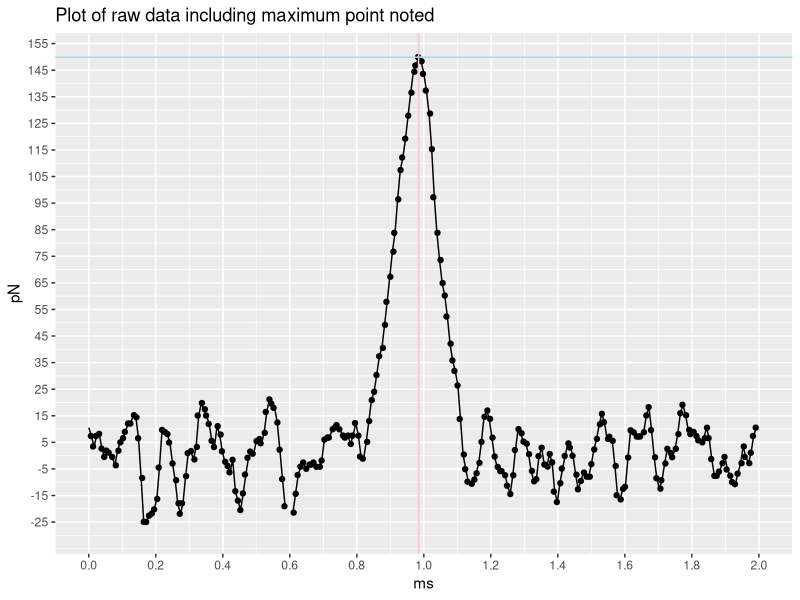
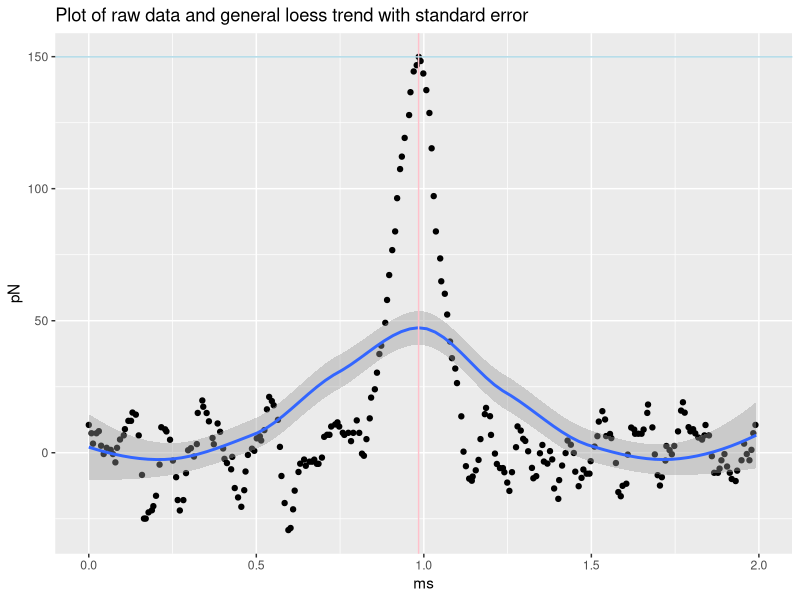
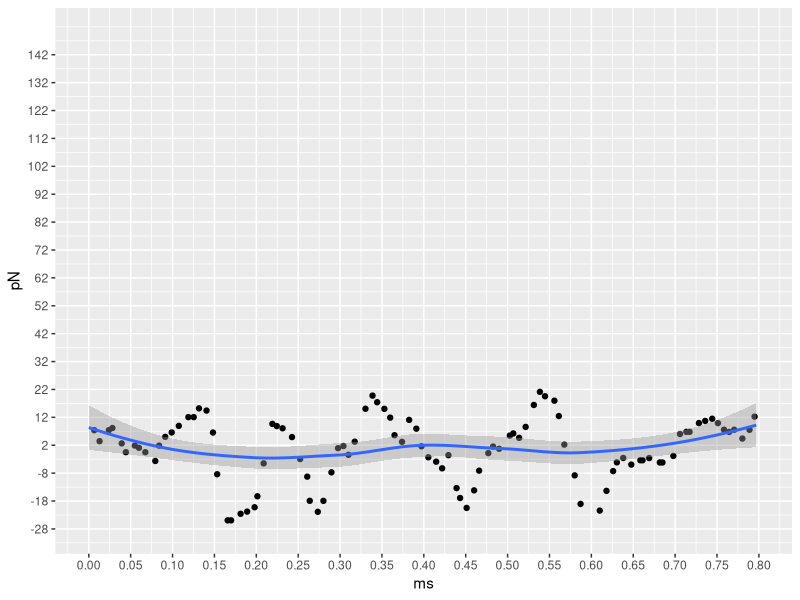
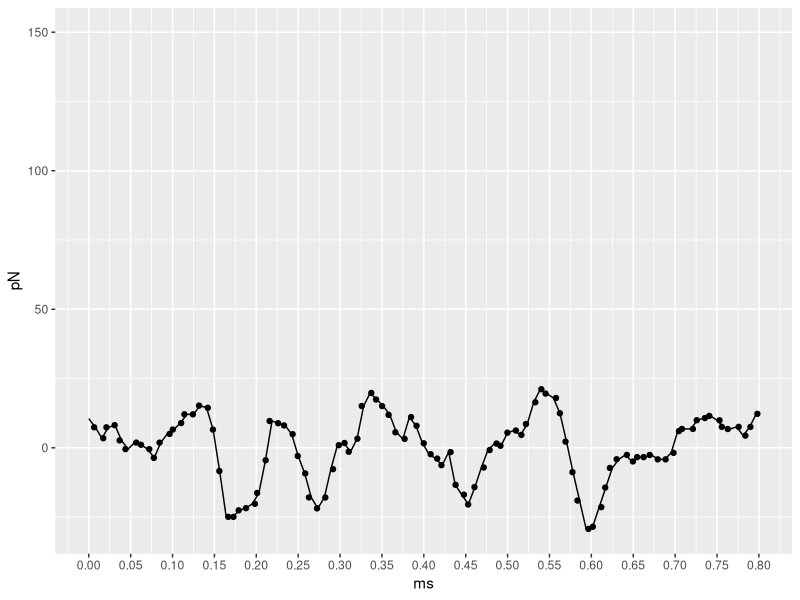
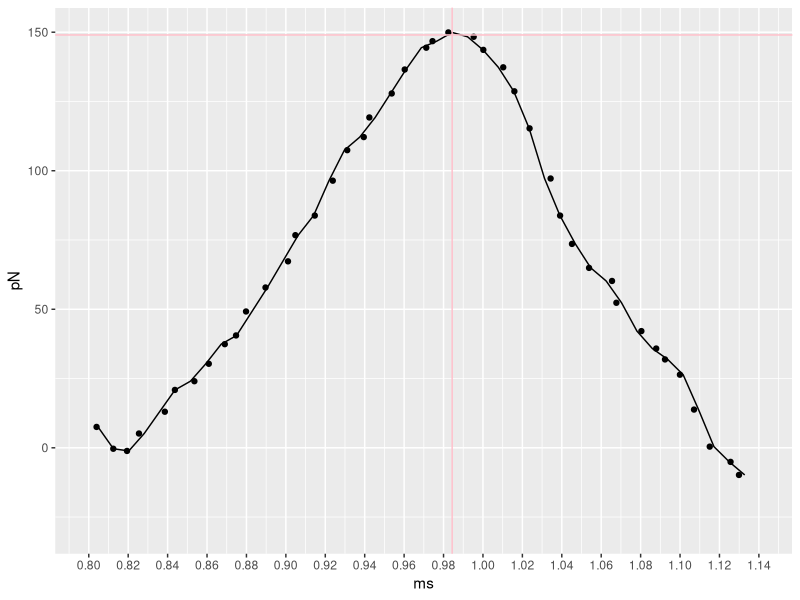
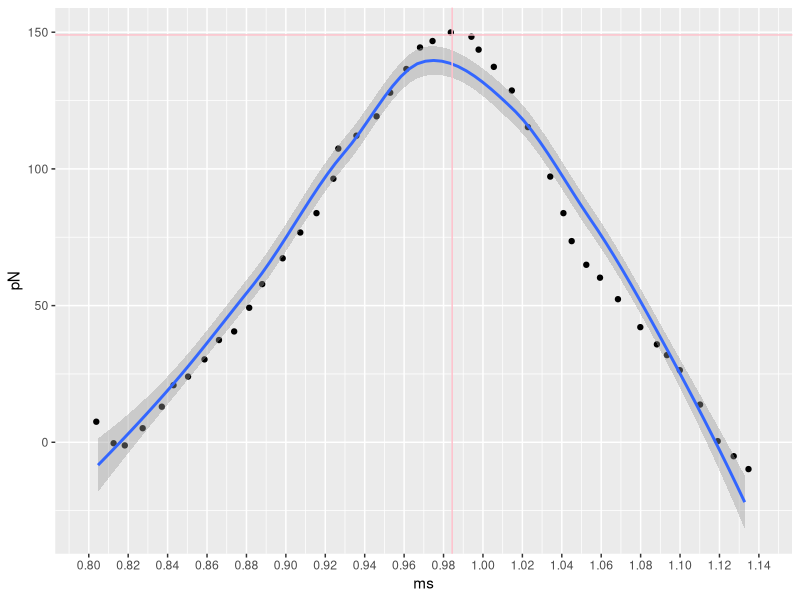
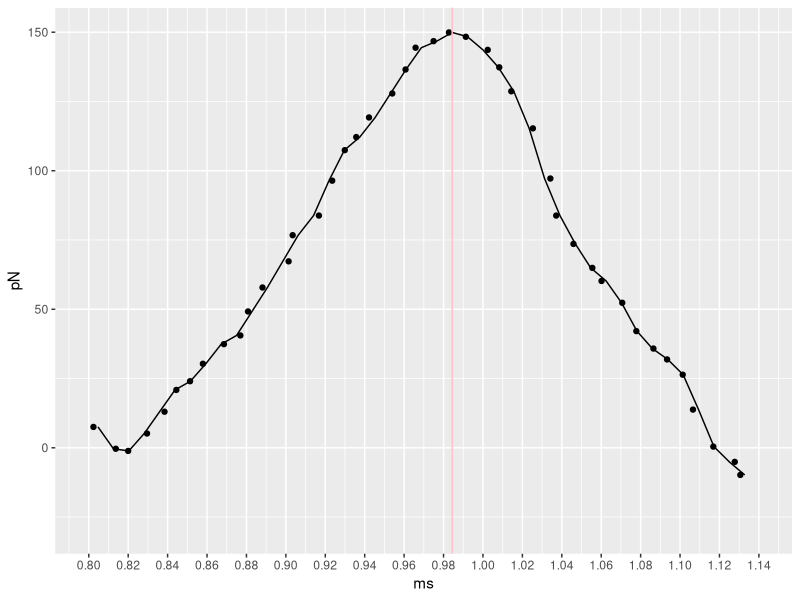

Reproduce these figures in R, in order. (Note: this script raises an error after producing the figures.)
## Research Question 2
# What is the starting point (touching point) (Astrid and Audrey)
# - output : from t vs F table, use conversion factor from (1)
# - fitting (linear interpolation)


## loading libraries
library(ggplot2)
library(tidyverse)

## read file
df = read.delim("F_vs_t_curves/20200619_MG1655_OMV_Prot15_50uM_Colistin.005.pfc-4069_ForceCurveIndex_45647.spm - NanoScope Analysis_F_vs_t.txt")
names(df)

## first EDA
# whole graph raw data
ggplot(df) +
  geom_jitter(aes(x = ms, y = pN)) +
  geom_line(aes(x = ms, y = pN)) +
  scale_x_continuous(limits = c(0,2), breaks= seq(0,2,0.2)) +
  scale_y_continuous(limits = c(-28, 150), breaks = seq(-25, 160,10)) +
  geom_vline(xintercept = df$ms[127], colour = "pink") +
  geom_hline(yintercept = df$pN[127], colour = "lightblue") +
  labs(title = "Plot of raw data including maximum point noted")

# smooth loess trend
ggplot(df) +
  geom_jitter(aes(x = ms, y = pN)) +
  geom_smooth(aes(x = ms, y = pN), method = "loess", bin = 0.10) +
  scale_x_continuous(limits = c(0,2)) +
  geom_vline(xintercept = df$ms[127], colour = "pink") +
  geom_hline(yintercept = df$pN[127], colour = "lightblue") +
labs(title = "Plot of raw data and general loess trend with standard error")


##  window interpolation
# starting point points
ggplot(df) +
  geom_jitter(aes(x = ms, y = pN)) +
  geom_smooth(aes(x = ms, y = pN), method = "loess", bin = 0.10) +
  scale_x_continuous(limits = c(0,0.8), breaks= seq(0,0.8,0.05)) +
  scale_y_continuous(limits = c(-28, 150), breaks = seq(-28, 150,10))

ggplot(df) +
  geom_jitter(aes(x = ms, y = pN)) +
  geom_line(aes(x = ms, y = pN), method = "loess", bin = 0.10) +
  scale_x_continuous(limits = c(0.0,0.8), breaks= seq(0,0.8,0.05)) 

# max
ggplot(df) +
  geom_jitter(aes(x = ms, y = pN)) +
  geom_line(aes(x = ms, y = pN)) +
  scale_x_continuous(limits = c(0.8,1.14), breaks= seq(0.8,1.15,0.02)) +
  geom_vline(xintercept = 0.9843756, colour = "pink") +
  geom_hline(yintercept = 149, colour = "pink")

ggplot(df) +
  geom_jitter(aes(x = ms, y = pN)) +
  geom_smooth(aes(x = ms, y = pN), method = "loess", bin = 0.10) +
  scale_x_continuous(limits = c(0.8,1.14), breaks= seq(0.8,1.15,0.02)) +
  geom_vline(xintercept = 0.9843756, colour = "pink") +
  geom_hline(yintercept = 149, colour = "pink") 

ggplot(df) +
  geom_jitter(aes(x = ms, y = pN)) +
  geom_line(aes(x = ms, y = pN)) +
  scale_x_continuous(limits = c(0.8,1.14), breaks= seq(0.8,1.15,0.02)) +
  geom_vline(xintercept = 0.9843756, colour = "pink") 
locator()
# Find coefficients for intersection 
# source also http://www.sthda.com/english/articles/40-regression-analysis/162-nonlinear-regression-essentials-in-r-polynomial-and-spline-regression-models/
# intersection https://stackoverflow.com/questions/34248347/r-locate-intersection-of-two-curves
# first model the max
dfmax = df[100:150,]
dfstart = df[0:99,]
plot(dfmax)
plot(dfstart)

f1 <- approxfun(dfmax$ms, dfmax$pN)
f2 <- approxfun(dfstart$ms, dfstart$pN)
plot(f1)
plot(f2)


modelmax = lm(pN ~ ms+ms^2, data= dfmax)
modelstart = lm(pN ~ ms, data= dfstart)

# max
coef(modelmax)
HARRIS = data.frame(ms = seq(0.80, 1.14, 0.02),
pN = predict(modelmax, list(Time=ms, Time2=ms^2)))

pNp = predict(modelmax, list(Time=ms, Time2=ms^2))
#predictedcounts <- predict(quadratic.model,)
plot(ms, pNp, pch=16, xlab = "Time (s)", ylab = "Counts", cex.lab = 1.3, col = "blue")

lines(ms, pNp, col = "darkgreen", lwd = 3)
plot(HARRIS$ms, HARRIS$pN)

v_max = mean(HARRIS$pN)

KAMALA = data.frame(ms = seq(0, 0.8, 0.01),
pN = coef(modelstart)[1] + coef(modelstart)[2]*ms)
v_start = mean(y)
predict(modelstart, newdata = KAMALA)

ggplot(KAMALA) +
  geom_line(aes(ms, pN))

ggplot(HARRIS) +
  geom_line(aes(ms, pN))


# This is the intersection
intersect = optimize(function(t0) abs(f1(t0) - v_start), interval = range(dfmax$ms))

time = intersect[1]
Force = intersect[2]

#> max(df$pN)
# [1] 149.9152
# which.max(df$pN == max(149.9152))
# df$ms[127]
# [1] 0.9843756

# min(df$ms[120:127])
# min(df$pN[110:127])

ggplot(df[0:150,]) +
  geom_jitter(aes(x = ms, y = pN)) +
  geom_line(aes(x = ms, y = pN)) +
  scale_x_continuous(limits = c(0,2), breaks= seq(0,1.2,0.2)) +
  scale_y_continuous(limits = c(-28, 150), breaks = seq(-25, 160,10)) +
  geom_vline(xintercept = df$ms[127], colour = "pink") +
  geom_hline(yintercept = df$pN[127], colour = "lightblue") +
  labs(title = "Plot of raw data including maximum point noted") +
  geom_hline(yintercept = v_start, colour = "blue") +
  geom_line(aes(x,y))

ggplot(df) +
  geom_line(aes(x,y))
